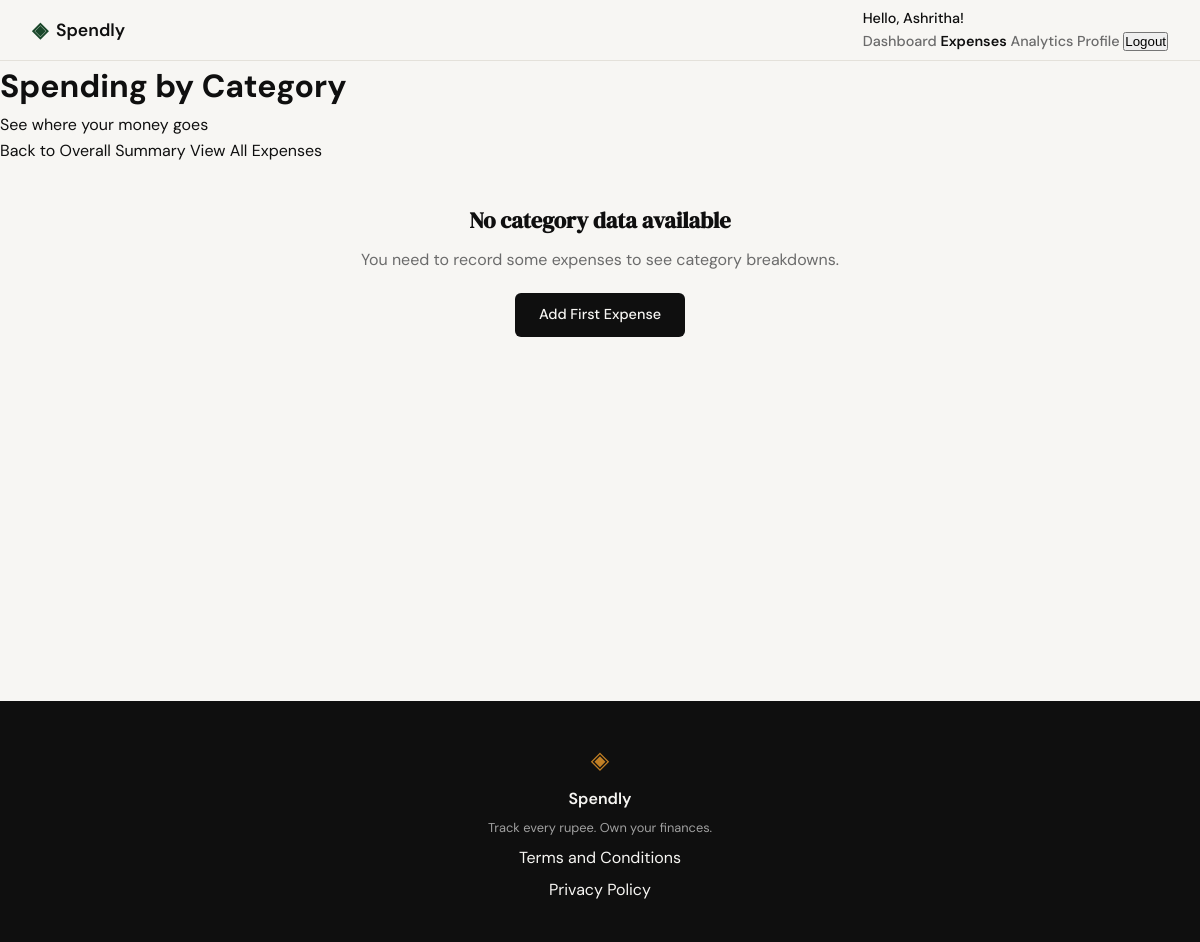
The page /expenses/summary/category (signed in) on the database as committed earlier.
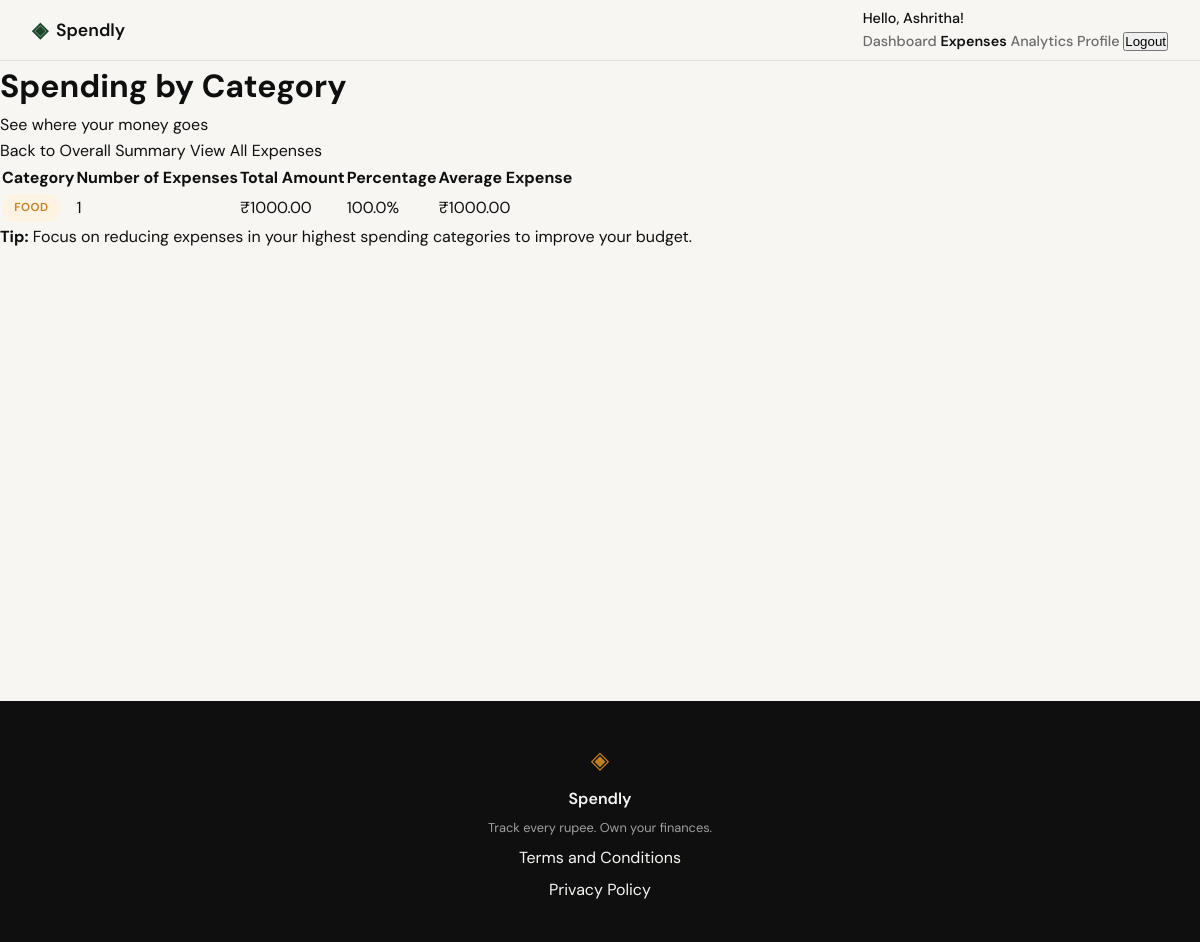
The same page on the database as committed later.
### tables this page shows
CREATE TABLE expenses (
            id INTEGER PRIMARY KEY AUTOINCREMENT,
            user_id INTEGER NOT NULL,
            amount REAL NOT NULL,
            category TEXT NOT NULL,
            date TEXT NOT NULL,
            description TEXT,
            created_at TEXT DEFAULT CURRENT_TIMESTAMP,
            FOREIGN KEY (user_id) REFERENCES users (id)
        );

### app.py (the view)
@app.route("/expenses/summary/category")
@login_required
def expenses_summary_category():
    user_id = session.get('user_id')
    conn = get_db()
    try:
        cursor = conn.cursor()
        cursor.execute(
            """SELECT
                   category,
                   COUNT(*) as count,
                   SUM(amount) as total,
                   AVG(amount) as average
               FROM expenses
               WHERE user_id = ?
               GROUP BY category
               ORDER BY total DESC""",
            (user_id,)
        )
        category_data = cursor.fetchall()
        return render_template(
            "expenses_summary_category.html",
            category_data=category_data
        )
    except Exception as e:
        return render_template("error.html", error="Unable to load category summary"), 500
    finally:
        conn.close()

### app.py (called while the page is built)
def login_required(f):
    @wraps(f)
    def decorated_function(*args, **kwargs):
        if 'user_id' not in session:
            return redirect(url_for('login'))
        return f(*args, **kwargs)
    return decorated_function

### database/db.py (called while the page is built)
def get_db():
    conn = sqlite3.connect('spendly.db')
    conn.row_factory = sqlite3.Row
    conn.execute('PRAGMA foreign_keys = ON')
    return conn

### templates/expenses_summary_category.html (shortened to what this page needs)
{% extends "base.html" %}
{% block content %}
<div class="category-summary-container">
    <div class="category-summary-header">
        <h1>Spending by Category</h1>
        <p>See where your money goes</p>
        <div class="category-summary-actions">
            <a href="{{ url_for('expenses_summary') }}" class="btn btn-outline">Back to Overall Summary</a>
            <a href="{{ url_for('expenses') }}" class="btn btn-secondary">View All Expenses</a>
        </div>
    </div>
    {% if category_data|length > 0 %}
    <div class="category-chart-container">
        <div class="category-data-table">
            <table>
                <thead>
                    <tr>
                        <th>Category</th>
                        <th>Number of Expenses</th>
                        <th>Total Amount</th>
                        <th>Percentage</th>
                        <th>Average Expense</th>
                    </tr>
                </thead>
                <tbody>
                    {% set total = category_data|map(attribute='total')|sum %}
                    {% for category in category_data %}
                    <tr>
                        <td>
                            <span class="category-tag category-{{ category.category|lower|replace(' ', '-') }}">
                                {{ category.category }}
                            </span>
                        </td>
                        <td>{{ category.count }}</td>
                        <td>₹{{ "%.2f"|format(category.total or 0) }}</td>
                        <td>
                            {% if total > 0 %}
                            {{ "%.1f"|format((category.total / total) * 100) }}%
                            {% else %}
                            0%
                            {% endif %}
                        </td>
                        <td>₹{{ "%.2f"|format((category.total / category.count)|round(2) if category.count > 0 else 0) }}</td>
                    </tr>
                    {% endfor %}
                </tbody>
            </table>
        </div>
    </div>
    <div class="insights-note">
        <p><strong>Tip:</strong> Focus on reducing expenses in your highest spending categories to improve your budget.</p>
    </div>
    {% else %}
    <div class="empty-state">
        <h2>No category data available</h2>
        <p>You need to record some expenses to see category breakdowns.</p>
        <a href="{{ url_for('add_expense') }}" class="btn btn-primary">Add First Expense</a>
    </div>
    {% endif %}
</div>
{% endblock %}

### templates/base.html (shortened to what this page needs)
<!DOCTYPE html>
<html lang="en">
<head>
    <link rel="stylesheet" href="{{ url_for('static', filename='css/style.css') }}">
</head>
<body>
    <nav class="navbar">
        <div class="nav-inner">
            <a href="{{ url_for('landing') }}" class="nav-brand">
                <span class="brand-icon">◈</span>
                <span class="brand-name">Spendly</span>
            </a>
            <div class="nav-links">
                {% if session.user_id %}
                <div class="user-menu">
                    <span class="user-greeting">Hello, {{ session.user_name }}!</span>
                    <nav class="user-nav">
                        <a href="{{ url_for('dashboard') }}" class="{% if request.endpoint == 'dashboard' %}active{% endif %}">Dashboard</a>
                        <a href="{{ url_for('expenses') }}" class="{% if request.endpoint in ['expenses', 'expense_detail', 'expenses_recent', 'expenses_summary', 'expenses_summary_monthly', 'expenses_summary_category', 'categories_overview', 'category_detail', 'categories_trend'] %}active{% endif %}">Expenses</a>
                        <a href="{{ url_for('analytics') }}" class="{% if request.endpoint == 'analytics' %}active{% endif %}">Analytics</a>
                        <a href="{{ url_for('profile') }}" class="{% if request.endpoint == 'profile' %}active{% endif %}">Profile</a>
                        <form action="{{ url_for('logout') }}" method="POST" style="display: inline;">
                            <button type="submit" class="nav-link logout-btn">Logout</button>
                        </form>
                    </nav>
                </div>
                {% else %}
                <a href="{{ url_for('login') }}">Sign in</a>
                <a href="{{ url_for('register') }}" class="nav-cta">Get started</a>
                {% endif %}
            </div>
        </div>
    </nav>
    <main class="main-content">
        {% block content %}{% endblock %}
    </main>
    <footer class="footer">
        <div class="footer-inner">
            <span class="brand-icon">◈</span>
            <span class="footer-name">Spendly</span>
            <p class="footer-copy">Track every rupee. Own your finances.</p>
            <a href="/terms">Terms and Conditions</a>
            <a href="/privacy">Privacy Policy</a>
        </div>
    </footer>
</body>
</html>

### static/css/style.css (style rules this page uses)
:root { --ink: #0f0f0f; --ink-soft: #2d2d2d; --ink-muted: #6b6b6b; --ink-faint: #a0a0a0; --paper: #f7f6f3; --paper-warm: #f0ede6; --paper-card: #ffffff; --accent: #1a472a; --accent-light: #e8f0eb; --accent-2: #c17f24; --accent-2-light: #fdf3e3; --danger: #c0392b; --danger-light: #fdecea; --border: #e4e1da; --border-soft: #eeebe4; --font-display: 'DM Serif Display', Georgia, serif; --font-body: 'DM Sans', system-ui, sans-serif; --max-width: 1200px; --auth-width: 440px; --radius-sm: 6px; --radius-md: 12px; --radius-lg: 20px; }
*, *::before, *::after { box-sizing: border-box; margin: 0; padding: 0; }
html { font-size: 16px; scroll-behavior: smooth; }
body { background: var(--paper); color: var(--ink); font-family: var(--font-body); font-size: 1rem; line-height: 1.6; -webkit-font-smoothing: antialiased; }
a { color: inherit; text-decoration: none; }
.navbar { position: sticky; top: 0; z-index: 100; background: var(--paper); border-bottom: 1px solid var(--border); padding: 0 2rem; }
.nav-inner { max-width: var(--max-width); margin: 0 auto; height: 60px; display: flex; align-items: center; justify-content: space-between; }
.nav-brand { display: flex; align-items: center; gap: 0.5rem; font-family: var(--font-body); font-weight: 600; font-size: 1.1rem; color: var(--ink); }
.brand-icon { color: var(--accent); font-size: 1.3rem; }
.brand-name { color: var(--ink); }
.nav-links { display: flex; align-items: center; gap: 1.5rem; font-size: 0.9rem; font-weight: 500; }
.nav-links a { color: var(--ink-muted); transition: color 0.2s; }
.main-content { min-height: calc(100vh - 60px - 100px); }
.user-nav a.active { color: var(--ink); font-weight: 600; }
.category-tag { display: inline-block; padding: 0.25rem 0.7rem; border-radius: 999px; font-size: 0.72rem; font-weight: 600; letter-spacing: 0.04em; text-transform: uppercase; background: var(--accent-light); color: var(--accent); border: 1px solid transparent; }
.category-food { background: #fdf3e3; color: #c17f24; }
.footer { background: var(--ink); color: var(--paper); padding: 2.5rem 2rem; text-align: center; }
.footer-inner { display: flex; flex-direction: column; align-items: center; gap: 0.4rem; }
.footer .brand-icon { color: var(--accent-2); font-size: 1.5rem; }
.footer-name { font-weight: 600; font-size: 1rem; }
.footer-copy { font-size: 0.8rem; color: var(--ink-faint); }

Rows that differ between the two databases and show on the page:
added expenses: category "FOOD", count "1", amount "1000.00", total "100.0", total "1000.00"
Other text that changed with them:
text no longer shown: "No category data available You need to record some expenses to see category breakdowns. Add First Expense"
text now shown: "Category Number of Expenses Total Amount Percentage Average Expense Tip: Focus on reducing expenses in your highest spending categories to improve your budget."
